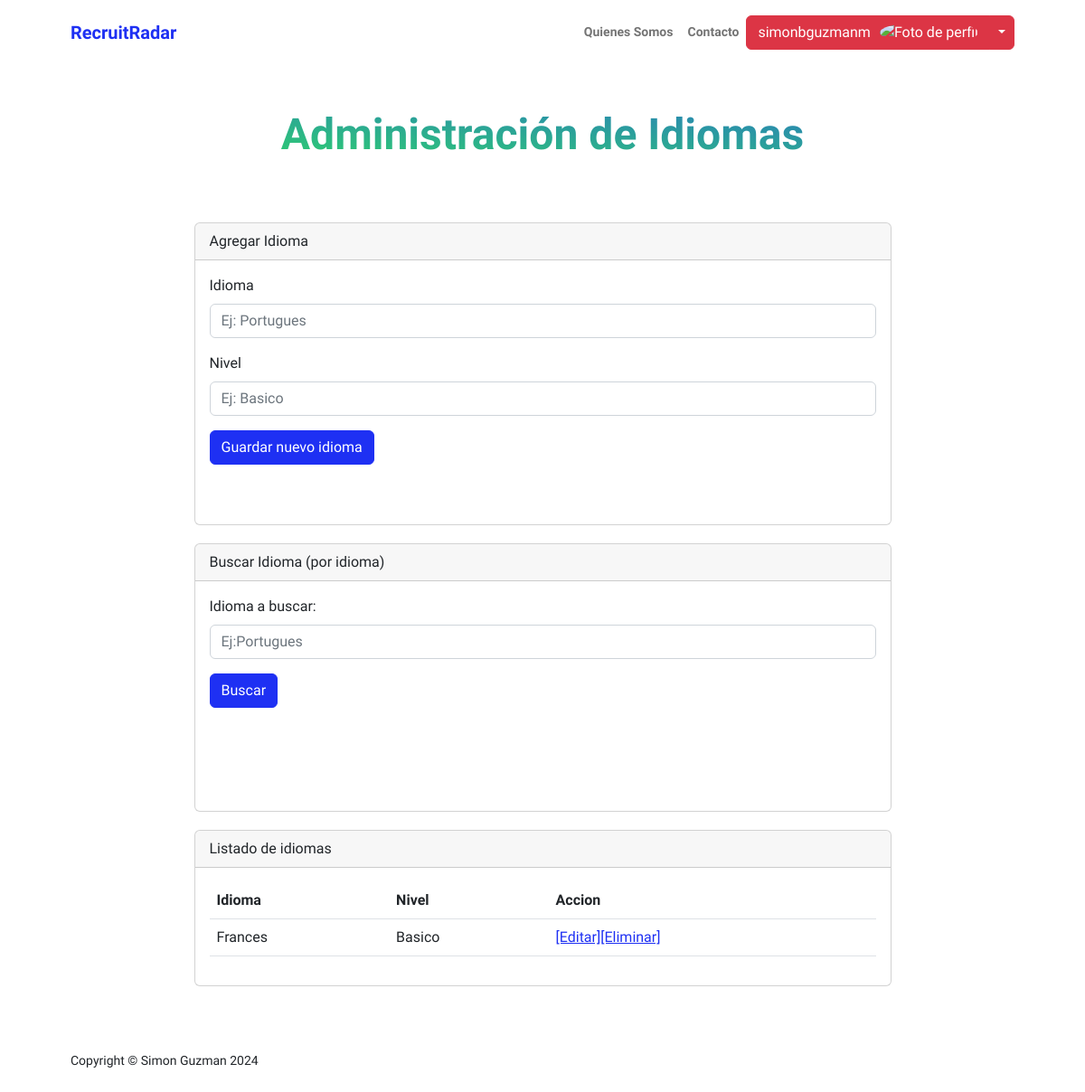
The app's page /appUsers/idiomas (signed in), older data.
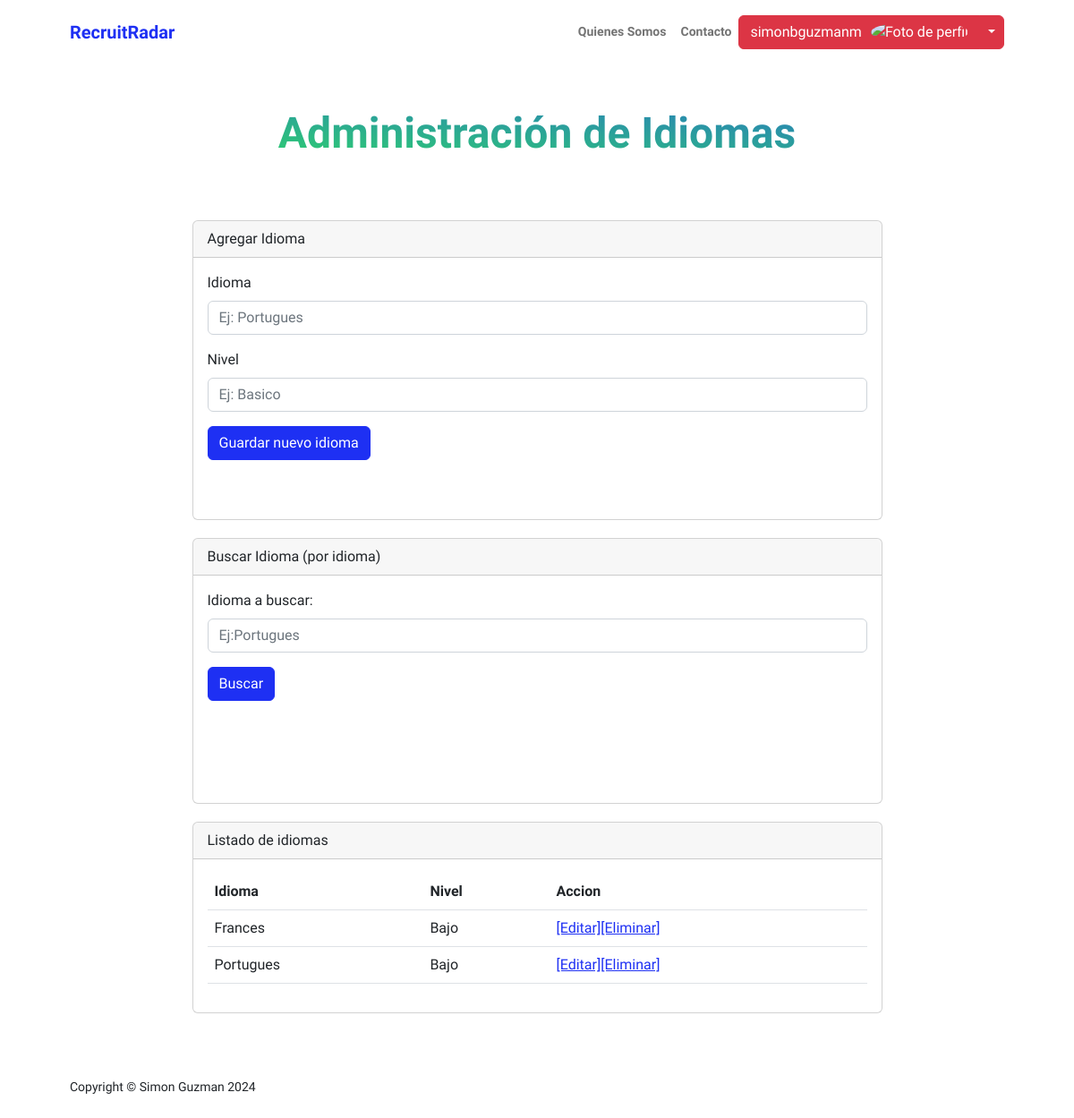
The same page, newer data.
### appUsers/models.py (models this page shows, shortened)
class Idiomas(models.Model):
    user = models.ForeignKey(User, on_delete=models.CASCADE, null=True)
    idioma = models.CharField(max_length=50)
    nivel = models.CharField(max_length=20)

### appUsers/views.py (the view, shortened to what this page needs)
# urls.py: path('idiomas',views.idiomas,name="Idiomas"),
@login_required
def idiomas(request):
    idiomas = Idiomas.objects.filter(user=request.user)
    if request.method == 'POST':
        miFormulario = IdiomaFormulario(request.POST)
        if miFormulario.is_valid():
            u = User.objects.get(username = request.user)
            informacion = miFormulario.cleaned_data
            exp = Idiomas(user=u,idioma=informacion['idioma'],nivel=informacion['nivel'])
            exp.save()
            miFormulario = IdiomaFormulario()
            return render(request,"appUsers/idiomas.html",{"idiomas":idiomas,"miFormulario":miFormulario,"resp":"Datos guardados Correctamente","respSearch":"","avatar":request.session.get('foto-avatar', 'none')})
    else:
        miFormulario = IdiomaFormulario()
    return render(request,"appUsers/idiomas.html",{"idiomas":idiomas,"miFormulario":miFormulario,"resp":"","respSearch":"","avatar":request.session.get('foto-avatar', 'none')})

### appUsers/forms.py
class IdiomaFormulario(forms.Form):
    idioma = forms.CharField(label='Idioma', max_length=100,widget=forms.TextInput(attrs={'class': 'form-control','placeholder': 'Ej: Portugues'}))
    nivel = forms.CharField(label='Nivel', max_length=100,widget=forms.TextInput(attrs={'class': 'form-control','placeholder': 'Ej: Basico'}))
    def __init__(self, *args, **kwargs):
        super().__init__(*args, **kwargs)
        self.helper = FormHelper(self)
        self.helper.layout = Layout(
            'idioma',
            'nivel',
            Submit('submit', 'Guardar', css_class='btn btn-primary')
        )

### appUsers/templates/appUsers/idiomas.html (shortened to what this page needs)
{% extends "appUsers/base.html" %}
{% load static %}
{% block datosDinamicos %}
<div class="container px-5 my-5">
    <div class="text-center mb-5">
        <h1 class="display-5 fw-bolder mb-0"><span class="text-gradient d-inline">Administración de Idiomas</span></h1>
    </div>
    <div class="row gx-5 justify-content-center">
        <div class="col-lg-11 col-xl-9 col-xxl-8">
              <div class="card" style="margin-top: 20px;">
                <div class="card-header" >
                  Agregar Idioma
                </div>
                <div class="card-body">
                  <section style="margin-bottom: 50px;">
                  <form action="" method="POST" class="mb-3">{% csrf_token %}
                    <div class="mb-3">
                      <label for="{{ miFormulario.idioma.id_for_label }}" class="form-label">{{ miFormulario.idioma.label }}</label>
                      {{ miFormulario.idioma }}
                  </div>
                  <div class="mb-3">
                      <label for="{{ miFormulario.nivel.id_for_label }}" class="form-label">{{ miFormulario.nivel.label }}</label>
                      {{ miFormulario.nivel }}
                  </div>
                  <div class="mb-3">
                    <input class="btn btn-primary" type="submit" value="Guardar nuevo idioma">
                  </div>
                  </form>
                </section>
                </div>
              </div>
             <div class="card" style="margin-top: 20px;">
              <div class="card-header">
                Buscar Idioma (por idioma)
              </div>
              <div class="card-body">
                <section style="margin-bottom: 50px;">
                  <form action="/appUsers/idiomas/" method="GET" class="mb-3">{% csrf_token %}
                    <div class="mb-3">
                      <label for="exampleFormControlInput1" class="form-label">Idioma a buscar:</label>
                      <input type="text" class="form-control" name="text_search" id="text_search" placeholder="Ej:Portugues">
                    </div>
                    <div class="mb-3">
                      <input class="btn btn-primary" type="submit" value="Buscar">
                    </div>
                  </form>
                  <div class="card-body">
                </section>
              </div>
              </div>
               <div class="card" style="margin-top: 20px;">
                <div class="card-header">
                  Listado de idiomas
                </div>
                <div class="card-body">
                  <section>
                    <table class="table caption-top">
                        <thead>
                          <tr>
                            <th scope="col">Idioma</th>
                            <th scope="col">Nivel</th>
                            <th scope="col">Accion</th>
                          </tr>
                        </thead>
                        <tbody>
                          {% for info in idiomas %}
                          <tr>
                            <td>{{info.idioma}}</td>
                            <td>{{info.nivel}}</td>
                            <td><a href="{% url 'EditaIdioma' id=info.id %}">[Editar]</a><a href="{% url 'EliminaIdioma' id=info.id %}">[Eliminar]</a></td>
                          </tr>
                          {% endfor%}
                        </tbody>
                    </table>
                </section>
                </div>
              </div>
        </div>
    </div>
</div>
{% endblock %}

Row changes from the older to the newer data that the page shows:
changed Idiomas "Frances": nivel "Basico" → "Bajo"
added Idiomas: idioma "Portugues", nivel "Bajo"
